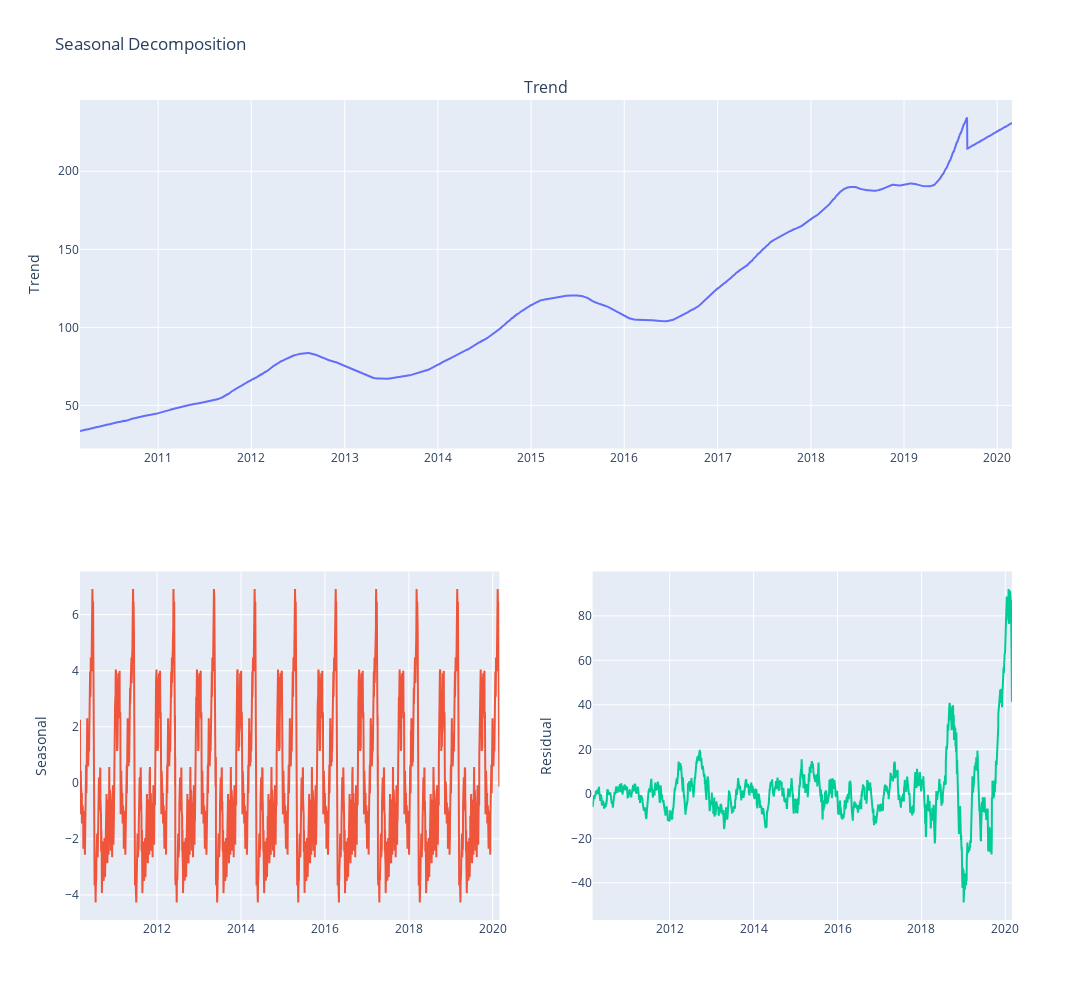

Notebook source saved alongside this figure:
### Code cell
# Using decomposition period 252
decomp = seasonal_decompose(stock['close'], model='additive', period=252, extrapolate_trend='freq')

fig = make_subplots(rows = 2 , cols=2 , column_titles= ["Trend",'Seasonal','Residual'],
                   specs=[[{"colspan": 2}, None],[{}, {}]]
                   )

fig.add_trace(
    go.Scatter(x = decomp.trend.index , y = decomp.trend ,mode='lines', name='Trend'), row = 1, col=1
)

fig.add_trace(
    go.Scatter(x = decomp.seasonal.index , y = decomp.seasonal , mode = 'lines',name = 'Trend'),row = 2 , col = 1
)

fig.add_trace(
    go.Scatter(x = decomp.resid.index , y = decomp.resid,mode = 'lines',name= "Residual"),row = 2 , col = 2
)

# Update layout
fig.update_layout(
    height=1000,width=1500,title_text="Seasonal Decomposition",showlegend=False
)

# Update y-axis titles
fig.update_yaxes(title_text="Trend", row=1, col=1)
fig.update_yaxes(title_text="Seasonal", row=2, col=1)
fig.update_yaxes(title_text="Residual", row=2, col=2)

fig.show()

### Figure 1 — Plotly figure (JSON) as saved in the notebook; plotly's stock layout.template omitted (floating-point values rounded to 4 significant figures; data arrays with more than 128 entries replaced by an {"elided": "..."} marker saying what was removed)
{"data": [{"mode": "lines", "name": "Trend", "type": "scatter", "x": {"elided": "2610 str values"}, "xaxis": "x", "y": {"elided": "2610 float values"}, "yaxis": "y"}, {"mode": "lines", "name": "Trend", "type": "scatter", "x": {"elided": "2610 str values"}, "xaxis": "x2", "y": {"elided": "2610 float values"}, "yaxis": "y2"}, {"mode": "lines", "name": "Residual", "type": "scatter", "x": {"elided": "2610 str values"}, "xaxis": "x3", "y": {"elided": "2610 float values"}, "yaxis": "y3"}], "layout": {"annotations": [{"font": {"size": 16}, "showarrow": false, "text": "Trend", "x": 0.5, "xanchor": "center", "xref": "paper", "y": 1, "yanchor": "bottom", "yref": "paper"}], "height": 1000, "showlegend": false, "title": {"text": "Seasonal Decomposition"}, "width": 1500, "xaxis": {"anchor": "y", "domain": [0, 1]}, "xaxis2": {"anchor": "y2", "domain": [0, 0.45]}, "xaxis3": {"anchor": "y3", "domain": [0.55, 1]}, "yaxis": {"anchor": "x", "domain": [0.575, 1], "title": {"text": "Trend"}}, "yaxis2": {"anchor": "x2", "domain": [0, 0.425], "title": {"text": "Seasonal"}}, "yaxis3": {"anchor": "x3", "domain": [0, 0.425], "title": {"text": "Residual"}}}}
